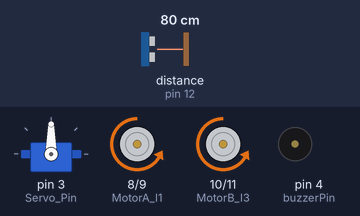
Bench run of a sketch on a simulated Arduino Uno, built with avr-gcc and run on an emulated ATmega328P. Shown: servo, motor-driver pin pairs drawn as motors (green arrow = first pin HIGH = forward, orange = second pin HIGH = backward, longer = more drive, scaled by the enable pin), buzzer (waves = sounding). Wiring (inferred from the names in the program): ultrasonic range finder: trigger pin 13; echo pin 12. The inputs (shaded band) are chosen by the test bench; at power-on: distance to the obstacle (sensor on pin 12) 80 cm. The echo pulse lasts 58.3 µs per cm.

Above: at 1.3 s.
1.4 s: distance to the obstacle (sensor on pin 12) set to 28 cm
2.9 s: distance to the obstacle (sensor on pin 12) set to 24 cm
At 3.54 s:
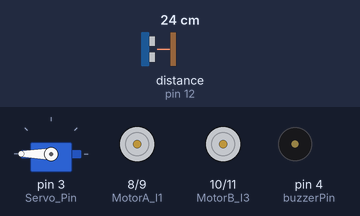
At 4.06 s:
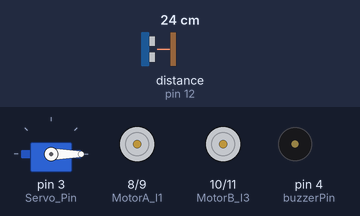
5.9 s: distance to the obstacle (sensor on pin 12) set to 2 cm
At 6.42 s:
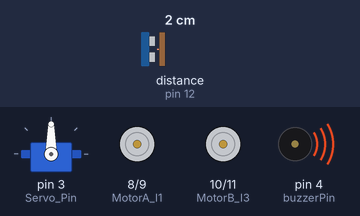
Timing chart, 0 to 14.9 s (numbered marks = the images above; inputs shaded):
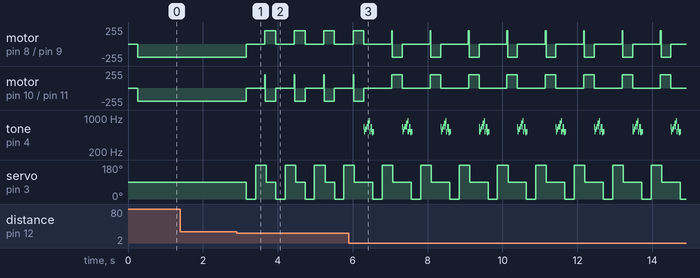

The sketch:

attacking_mode.ino
```cpp
#include <Servo.h>
#include "pitches.h"

// L298N 馬達驅動板
// 宣告 MotorA 為右邊
// 宣告 MotorB 為左邊

#define MotorA_I1     8  //定義 I1 接腳
#define MotorA_I2     9  //定義 I2 接腳
#define MotorB_I3    10  //定義 I3 接腳
#define MotorB_I4    11  //定義 I4 接腳
#define MotorA_PWMA    5  //定義 PWMA (PWM調速) 接腳
#define MotorB_PWMB    6  //宣告 PWMB (PWM調速) 接腳


// HC-SR04 超音波測距模組
#define US_Trig  13  //定義超音波模組 Trig 腳位
#define US_Echo  12  //定義超音波模組 Echo 腳位

// 伺服馬達(舵機)
#define Servo_Pin      3  // 定義伺服馬達輸出腳位(PWM)
#define servo_delay  250  // 伺服馬達轉向後的穩定時間
Servo myservo;            // 宣告伺服馬達變數

// 定義小車移動方向
#define Fgo  8  // 前進
#define Rgo  6  // 右轉
#define Lgo  4  // 左轉
#define Bgo  2  // 倒車

int lasertrig = A3;
unsigned long laser_on_time = 0;
unsigned long laser_last_time;
bool laserOn= false;

//Buzzer
const int buzzerPin = 4;

void setup()
{
  Serial.begin(9600);

  pinMode(MotorA_I1,OUTPUT);
  pinMode(MotorA_I2,OUTPUT);
  pinMode(MotorB_I3,OUTPUT);
  pinMode(MotorB_I4,OUTPUT);
  pinMode(MotorA_PWMA,OUTPUT);
  pinMode(MotorB_PWMB,OUTPUT);

  analogWrite(MotorA_PWMA,200);    //設定馬達 (右) 轉速
  analogWrite(MotorB_PWMB,200);    //設定馬達 (左) 轉速

  pinMode(US_Trig, OUTPUT);
  pinMode(US_Echo, INPUT);


   myservo.attach(Servo_Pin);

   pinMode(lasertrig, OUTPUT);
  digitalWrite(lasertrig, LOW);


}

void advance(int a)    // 前進
{
    digitalWrite(MotorA_I1,LOW);   //馬達（右）順時針轉動
    digitalWrite(MotorA_I2,HIGH);
    digitalWrite(MotorB_I3,LOW);   //馬達（左）逆時針轉動
    digitalWrite(MotorB_I4,HIGH);
    delay(a * 1);
}

void turnR(int d)    //右轉
{
  digitalWrite(MotorA_I1,HIGH);   //馬達（右）順時針轉動
    digitalWrite(MotorA_I2,LOW);
    digitalWrite(MotorB_I3,LOW);    //馬達（左）順時針轉動
    digitalWrite(MotorB_I4,HIGH);

    delay(d * 1);
}

void turnL(int e)    //左轉
{
    digitalWrite(MotorA_I1,LOW);    //馬達（右）逆時針轉動
    digitalWrite(MotorA_I2,HIGH);
    digitalWrite(MotorB_I3,HIGH);   //馬達（左）逆時針轉動
    digitalWrite(MotorB_I4,LOW);
    delay(e * 1);
}

void stopRL(int f)  //停止
{
    digitalWrite(MotorA_I1,LOW);   //馬達（右）停止轉動
    digitalWrite(MotorA_I2,LOW);
    digitalWrite(MotorB_I3,LOW);   //馬達（左）停止轉動
    digitalWrite(MotorB_I4,LOW);
    delay(f * 1);
}

void back(int g)    //後退
{
    digitalWrite(MotorA_I1,HIGH);    //馬達（右）逆時針轉動
    digitalWrite(MotorA_I2,LOW);
    digitalWrite(MotorB_I3,HIGH);    //馬達（左）順時針轉動
    digitalWrite(MotorB_I4,LOW);
    delay(g * 1);
}

int Ask_Distance(int dir)  // 測量距離
{
    myservo.write(dir);  // 調整超音波模組角度
    delay(servo_delay);  // 等待伺服馬達穩定

    digitalWrite(US_Trig, LOW);   // 讓超聲波發射低電壓2μs
    delayMicroseconds(2);
    digitalWrite(US_Trig, HIGH);  // 讓超聲波發射高電壓10μs，這裡至少是10μs
    delayMicroseconds(10);
    digitalWrite(US_Trig, LOW);   // 維持超聲波發射低電壓
    float distance = pulseIn(US_Echo, HIGH);  // 讀取時間差
    distance = distance / 5.8 / 10;  // 將時間轉為距離距离（單位：公分）
    //Serial.print("Distance:"); //輸出距離（單位：公分）
    //Serial.println(distance); //顯示距離
    //Serial.print('\n');
    return distance;
}


int detection2()    // attack mode
{
    int Car_Direction = 0;
    int F_Distance = 0;
    int R_Distance = 0;
    int L_Distance = 0;

    F_Distance = Ask_Distance(90);  // 讀取前方距離, 預設為90度,若超音波感測器轉至小車正前方後發現角度有些許偏差,您可以透過本處宣告其他角度進行調整。

    if(F_Distance < 10)  // 超音波感測器偵測後得到的距離低於 10公分
    {
      stopRL(1);
      laserfired(2);
     ringTone(buzzerPin);
    }

    if(F_Distance < 25)  // 超音波感測器偵測前方的距離小於25公分
    {
      digitalWrite(lasertrig, LOW);
        stopRL(1);

        R_Distance = Ask_Distance(0);    // 讀取右方距離, 請依照您組裝後的實際狀況調整舵機角度
        L_Distance = Ask_Distance(180);  // 讀取左方距離, 請依照您組裝後的實際狀況調整舵機角度

        if ((L_Distance < 10) && (R_Distance < 10))  //假如超音波感測器偵測到左邊距離和右邊距離皆小於10公分
        {
            Car_Direction = Bgo;  //向後走
        }
        else if(L_Distance > R_Distance)  //假如左邊距離大於右邊距離
        {
            Car_Direction = Lgo;  //向左走
        }
        else
        {
            Car_Direction = Rgo;  //向右走
        }
    }
    else
    {
        Car_Direction = Fgo;  //向前走
    }

    return Car_Direction;
}


void ringTone(int pin) {


  int melody[] = {
     NOTE_E5,NOTE_C5,NOTE_C5,NOTE_C5, NOTE_D5,NOTE_D5,NOTE_D5,NOTE_E5,NOTE_E5,NOTE_E5, NOTE_G5, NOTE_E5,NOTE_G5,NOTE_G5,NOTE_A5, NOTE_C5,NOTE_C5,NOTE_C5, NOTE_E5,NOTE_D5,NOTE_E5,NOTE_C5,NOTE_B4,NOTE_C5,};
     int duration = 50;


    for (int thisNote = 0; thisNote < 24; thisNote++) {
     // Sound the note on Pin buzzerPin for the duration of 0.5 second
     tone(buzzerPin, melody[thisNote], duration);
     delay(10);
}

}
void laserfired(unsigned long delayTime) {
  if (!laserOn){
      digitalWrite(lasertrig, HIGH);
      laser_on_time= micros();
      laserOn=true;
   }
  laser_last_time = micros()-laser_on_time;
  if(laser_last_time >=delayTime*1000)
   {
    digitalWrite(lasertrig, LOW);
    laserOn=false;
   }
}


void loop()
{


     switch(detection2())  // 偵測並判斷要往哪一方向移動
    {
    case Bgo:    // 倒車
        back(20);                   // 倒退(車)
        turnL(10);                  // 稍微向左方移動(防止卡在死巷裡)
       // Serial.print(" Reverse ");  // 顯示方向(倒退)
        break;

    case Lgo:    // 左轉
        back(10);                  // 稍微倒退
        turnL(20);                 // 左轉
        //Serial.print(" Left ");    // 顯示方向(左轉)
        break;

    case Rgo:    // 右轉
        back(10);                   // 稍微倒退
        turnR(20);                  // 右轉
        //Serial.print(" Right ");    // 顯示方向(右轉)
        break;

    case Fgo:    // 前進
        advance(10);                // 正常前進
        //Serial.print(" Advance ");  //顯示方向(前進)
        //Serial.print("   ");
        break;
    }


  }
```

pitches.h
```cpp
/*************************************************

 * Public Constants

 *************************************************/
#define NOTE_B0  31
#define NOTE_C1  33
#define NOTE_CS1 35
#define NOTE_D1  37
#define NOTE_DS1 39
#define NOTE_E1  41
#define NOTE_F1  44
#define NOTE_FS1 46
#define NOTE_G1  49
#define NOTE_GS1 52
#define NOTE_A1  55
#define NOTE_AS1 58
#define NOTE_B1  62
#define NOTE_C2  65
#define NOTE_CS2 69
#define NOTE_D2  73
#define NOTE_DS2 78
#define NOTE_E2  82
#define NOTE_F2  87
#define NOTE_FS2 93
#define NOTE_G2  98
#define NOTE_GS2 104
#define NOTE_A2  110
#define NOTE_AS2 117
#define NOTE_B2  123
#define NOTE_C3  131
#define NOTE_CS3 139
#define NOTE_D3  147
#define NOTE_DS3 156
#define NOTE_E3  165
#define NOTE_F3  175
#define NOTE_FS3 185
#define NOTE_G3  196
#define NOTE_GS3 208
#define NOTE_A3  220
#define NOTE_AS3 233
#define NOTE_B3  247
#define NOTE_C4  262
#define NOTE_CS4 277
#define NOTE_D4  294
#define NOTE_DS4 311
#define NOTE_E4  330
#define NOTE_F4  349
#define NOTE_FS4 370
#define NOTE_G4  392
#define NOTE_GS4 415
#define NOTE_A4  440
#define NOTE_AS4 466
#define NOTE_B4  494
#define NOTE_C5  523
#define NOTE_CS5 554
#define NOTE_D5  587
#define NOTE_DS5 622
#define NOTE_E5  659
#define NOTE_F5  698
#define NOTE_FS5 740
#define NOTE_G5  784
#define NOTE_GS5 831
#define NOTE_A5  880
#define NOTE_AS5 932
#define NOTE_B5  988
#define NOTE_C6  1047
#define NOTE_CS6 1109
#define NOTE_D6  1175
#define NOTE_DS6 1245
#define NOTE_E6  1319
#define NOTE_F6  1397
#define NOTE_FS6 1480
#define NOTE_G6  1568
#define NOTE_GS6 1661
#define NOTE_A6  1760
#define NOTE_AS6 1865
#define NOTE_B6  1976
#define NOTE_C7  2093
#define NOTE_CS7 2217
#define NOTE_D7  2349
#define NOTE_DS7 2489
#define NOTE_E7  2637
#define NOTE_F7  2794
#define NOTE_FS7 2960
#define NOTE_G7  3136
#define NOTE_GS7 3322
#define NOTE_A7  3520
#define NOTE_AS7 3729
#define NOTE_B7  3951
#define NOTE_C8  4186
#define NOTE_CS8 4435
#define NOTE_D8  4699
#define NOTE_DS8 4978
```

Measured:
- the behaviour switches between 26 and 25 cm on distance to the obstacle (sensor on pin 12) (found by bisection; images 0 and 1)
- after the input at 1.4 s, every drawn part: stays the same
- after the input at 2.9 s, motor on pin 8 (MotorA_I1) / pin 9 (MotorA_I2): alternates forward 200/255 for 0.28 s and stopped for 0.51 s, starting after 0.25 s; motor on pin 10 (MotorB_I3) / pin 11 (MotorB_I4): backward 200/255 → stopped after 0.25 s, then repeats every 0.79 s: forward 200/255 0.01 s, backward 200/255 0.27 s, stopped 0.51 s
- after the input at 5.9 s, tone on pin 4 (buzzerPin): silent → 659 Hz after 0.40 s, then repeats every 1.0 s: 523 Hz 0.03 s, 587 Hz 0.03 s, 659 Hz 0.03 s, 784 Hz 0.01 s, 659 Hz 0.01 s, 784 Hz 0.02 s, 880 Hz 0.01 s, 523 Hz 0.03 s, 659 Hz 0.01 s, 587 Hz 0.01 s, 659 Hz 0.01 s, 523 Hz 0.01 s, 494 Hz 0.01 s, 523 Hz 0.05 s, silent 0.74 s, 659 Hz 0.01 s
